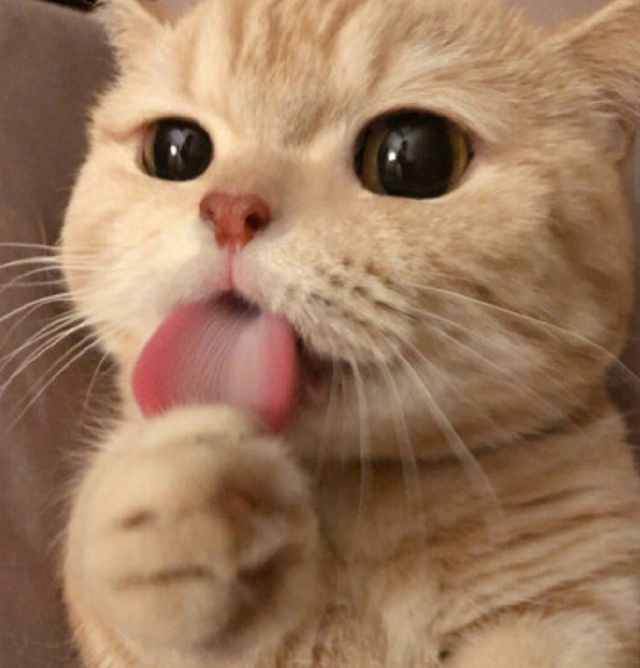
#> input picture computer-vision/opencv/cat.jpeg, 1280 x 1336 px (shown at 1/2 size)
$ python 4.matrix2.py
#> lines starting #> are read from the running program, lines starting #| are printed output that depends on the picture
import numpy as np
import cv2 as cv

print("\n\n4. 부분 행렬 추출")
def func4():
    img1 = cv.imread('cat.jpeg', cv.IMREAD_GRAYSCALE)
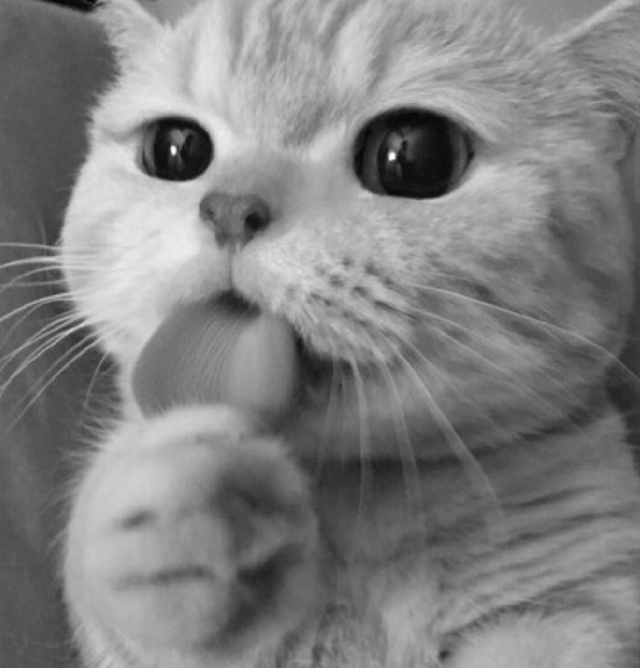
#> img1: shape (1336, 1280) (shown at 1/2 size); min 2, max 255, mean 128.8

    img2 = img1[200:400, 200:400] # img1의 [200:400, 200:400] 부분 참조
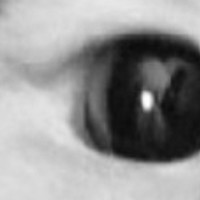
#> img2: shape (200, 200); min 10, max 254, mean 146.3
    img3 = img1[200:400, 200:400].copy() # img1의 [200:400, 200:400] 부분 얕은 복사

    # 원본이 밝아짐
    img2 += 20 # 특정 범위 이상이면 왜이러지?싶게 이미지가 변한다.

    cv.imshow('img1', img1)
    cv.imshow('img2', img2)
    cv.imshow('img3', img3)
    cv.waitKey()
    cv.destroyAllWindows()

func4()

print("\n\n5. 행렬 연산")

def func5():
    img4 = cv.imread('cat.jpeg')
#> img4 is the input picture: shape (1336, 1280, 3); mean B, G, R 93.6, 121.8, 155.9
    img5 = 255 - img4[200:800, 200:800]
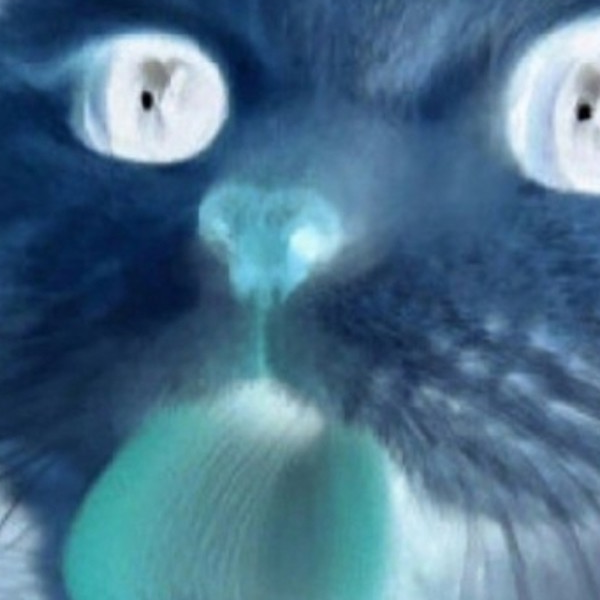
#> img5: shape (600, 600, 3); mean B, G, R 138.5, 112.8, 74.8
    img6 = img4[200:800, 200:800].copy()
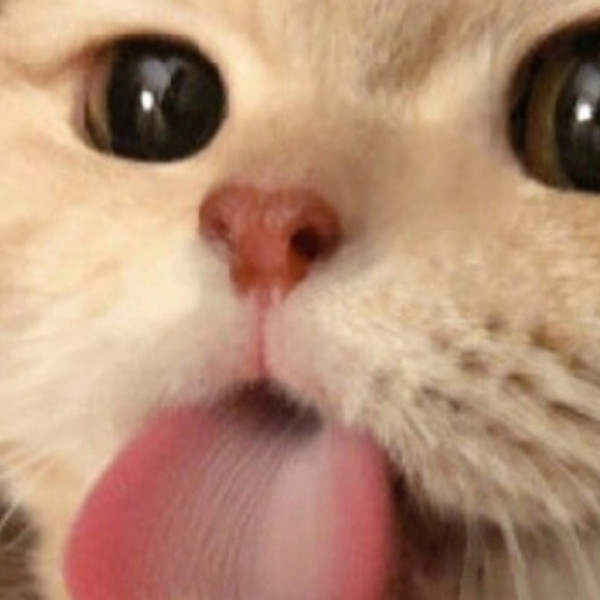
#> img6: shape (600, 600, 3); mean B, G, R 116.5, 142.2, 180.2

    img4[200:800, 200:800] = img5
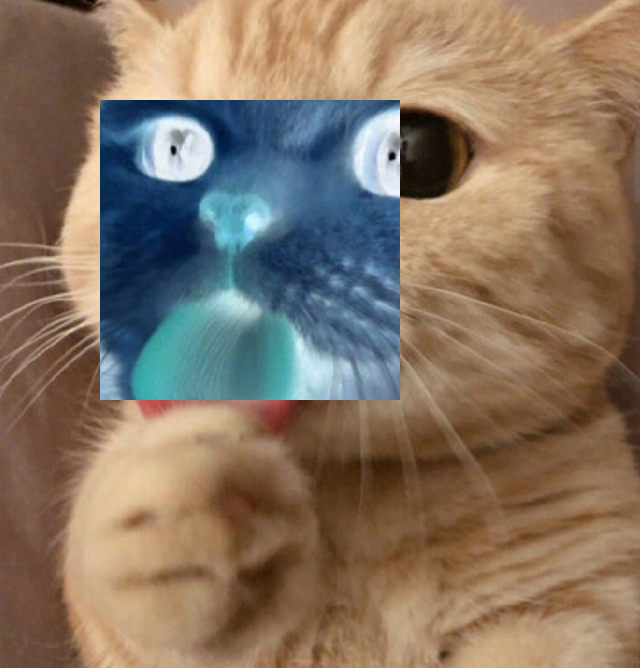
#> img4: shape (1336, 1280, 3) (shown at 1/2 size); mean B, G, R 98.2, 115.6, 133.7
    cv.imshow('img4', img4)
    cv.imshow('img5', img5)
    cv.imshow('img6', img6)
    cv.waitKey()
    cv.destroyAllWindows()

func5()

def func6():
    mat1 = np.ones((3, 4), np.int32)
    # [[1 1 1 1]
    #  [1 1 1 1]
    #  [1 1 1 1]]

    mat2 = np.arange(12).reshape(3, 4)
    # [[0 1 2 3]
    #  [4 5 6 7]
    #  [8 9 10 11]]
    mat3 = mat1 + mat2
    # [[1 2 3 4]
    #  [5 6 7 8]
    #  [9 10 11 12]]

    mat4 = mat2 * 2
    # [[0 2 4 6]
    #  [8 10 12 14]
    #  [16 18 20 22]]

    print("mat1: ")
    print(mat1)
    print("mat2: ")
    print(mat2)
    print("mat3: ")
    print(mat3)
    print("mat4: ")
    print(mat4)

func6()
